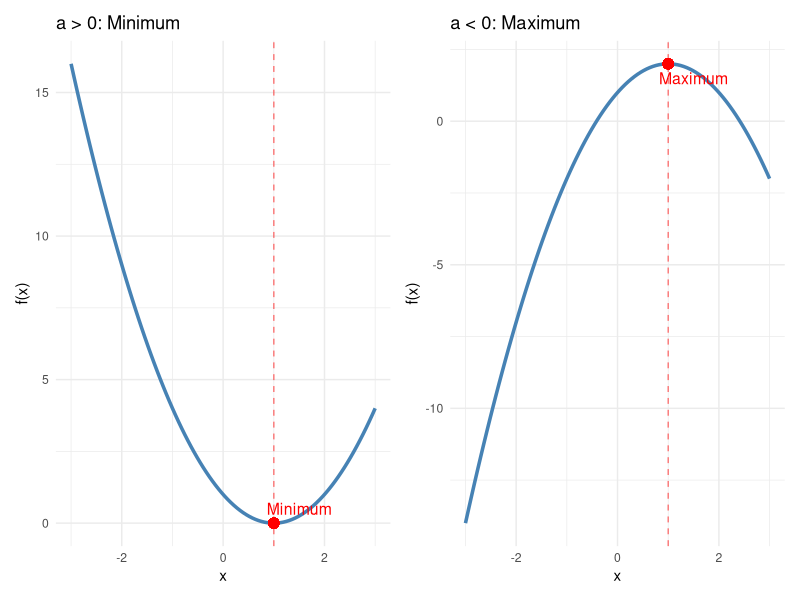
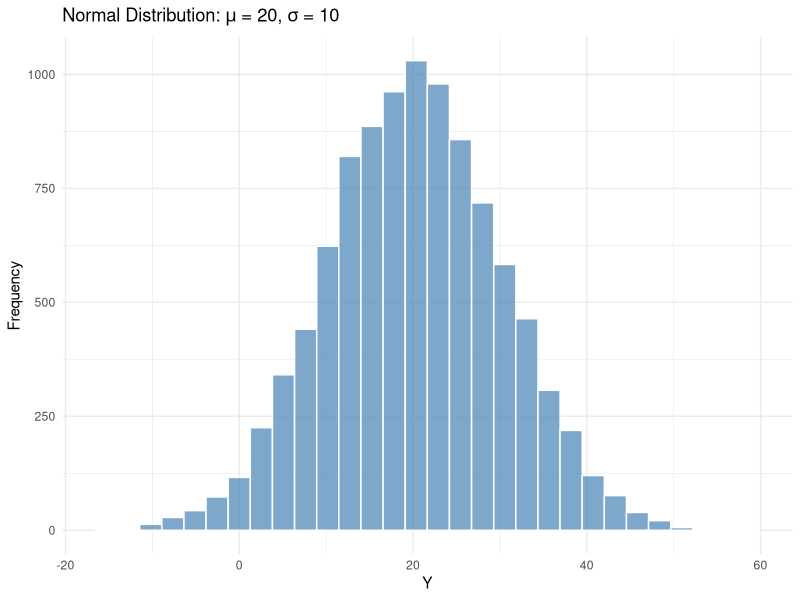
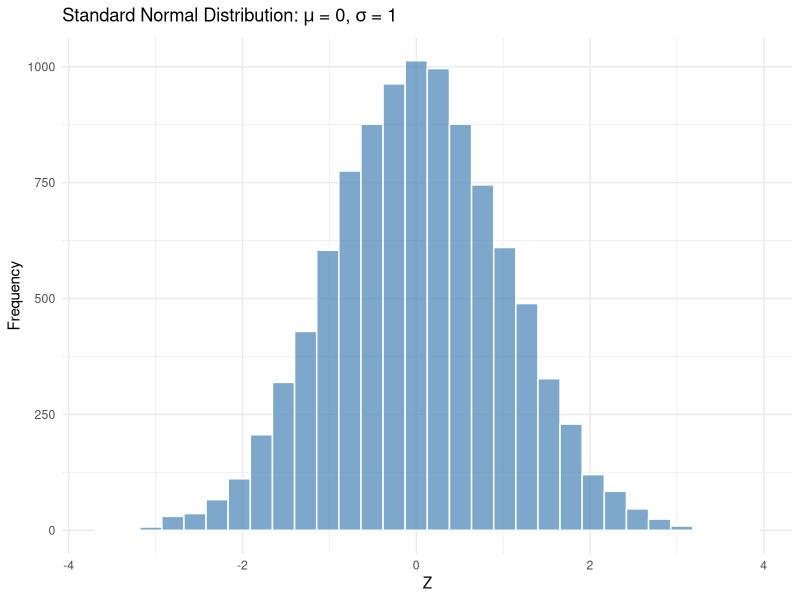

Generate these figures, in order, with R:
## ---- chunk 1
#| echo: false
#| output: false
#| message: false
#| warning: false

library(tidyverse)
library(patchwork)

## ---- chunk 2
#| echo: false
#| label: fig-quadratic-optimization
#| fig-cap: "Left: When a > 0, the parabola opens upward and the critical point is a minimum. Right: When a < 0, the parabola opens downward and the critical point is a maximum."
#| fig-width: 8
#| fig-height: 3.5
#| out-width: "85%"

# Minimum case (a > 0)
x <- seq(-3, 3, length.out = 100)
y_min <- x^2 - 2*x + 1  # a=1, b=-2, c=1, min at x=1

p1 <- ggplot(data.frame(x = x, y = y_min), aes(x = x, y = y)) +
  geom_line(color = "steelblue", linewidth = 1.2) +
  geom_point(aes(x = 1, y = 0), color = "red", size = 3) +
  geom_vline(xintercept = 1, linetype = "dashed", color = "red", alpha = 0.5) +
  annotate("text", x = 1.5, y = 0.5, label = "Minimum", color = "red", size = 4) +
  labs(
    title = "a > 0: Minimum",
    x = "x",
    y = "f(x)"
  ) +
  theme_minimal()

# Maximum case (a < 0)
y_max <- -x^2 + 2*x + 1  # a=-1, b=2, c=1, max at x=1

p2 <- ggplot(data.frame(x = x, y = y_max), aes(x = x, y = y)) +
  geom_line(color = "steelblue", linewidth = 1.2) +
  geom_point(aes(x = 1, y = 2), color = "red", size = 3) +
  geom_vline(xintercept = 1, linetype = "dashed", color = "red", alpha = 0.5) +
  annotate("text", x = 1.5, y = 1.5, label = "Maximum", color = "red", size = 4) +
  labs(
    title = "a < 0: Maximum",
    x = "x",
    y = "f(x)"
  ) +
  theme_minimal()

p1 + p2
## ---- chunk 3
#| echo: false
#| label: fig-normal-dist
#| fig-cap: "A histogram of 10,000 draws from a normal distribution with mean 20 and standard deviation 10."
#| fig-width: 6
#| fig-height: 4
#| out-width: "70%"

set.seed(1247)
Y <- rnorm(10000, mean = 20, sd = 10)

ggplot(data.frame(Y = Y), aes(x = Y)) +
  geom_histogram(bins = 30, fill = "steelblue", color = "white", alpha = 0.7) +
  labs(
    x = "Y",
    y = "Frequency",
    title = expression(paste("Normal Distribution: ", mu, " = 20, ", sigma, " = 10"))
  ) +
  theme_minimal()
## ---- chunk 4
#| echo: false
#| label: fig-standard-normal
#| fig-cap: "A histogram of 10,000 draws from a standard normal distribution (mean 0, standard deviation 1)."
#| fig-width: 6
#| fig-height: 4
#| out-width: "70%"

set.seed(1247)
Z <- rnorm(10000, mean = 0, sd = 1)

ggplot(data.frame(Z = Z), aes(x = Z)) +
  geom_histogram(bins = 30, fill = "steelblue", color = "white", alpha = 0.7) +
  labs(
    x = "Z",
    y = "Frequency",
    title = expression(paste("Standard Normal Distribution: ", mu, " = 0, ", sigma, " = 1"))
  ) +
  theme_minimal()
